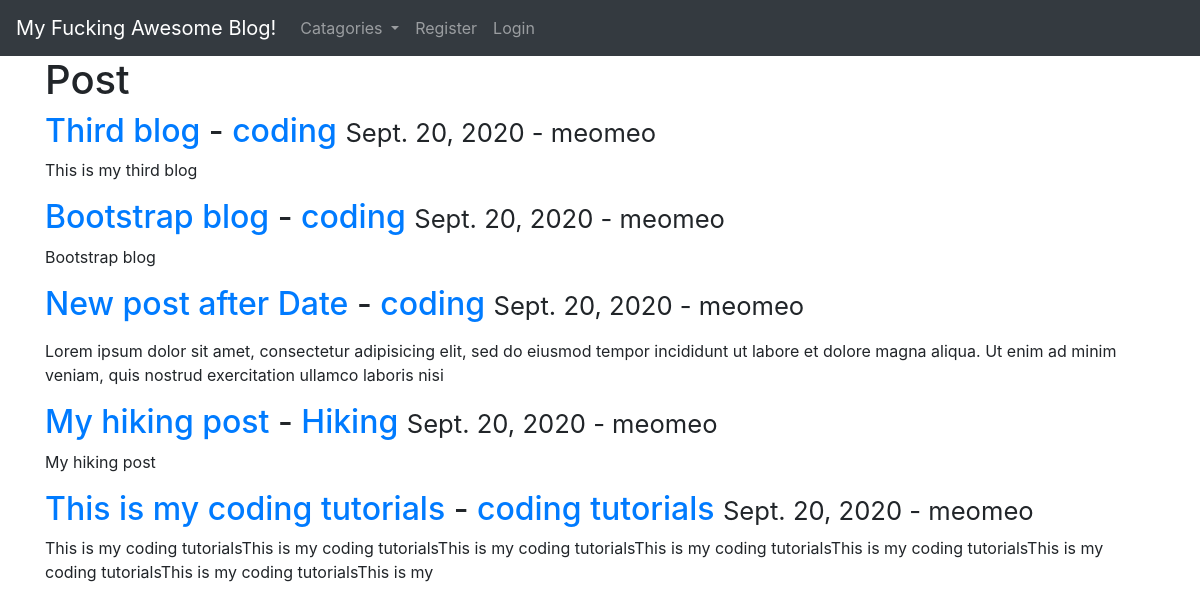
Before: / with the older database file.
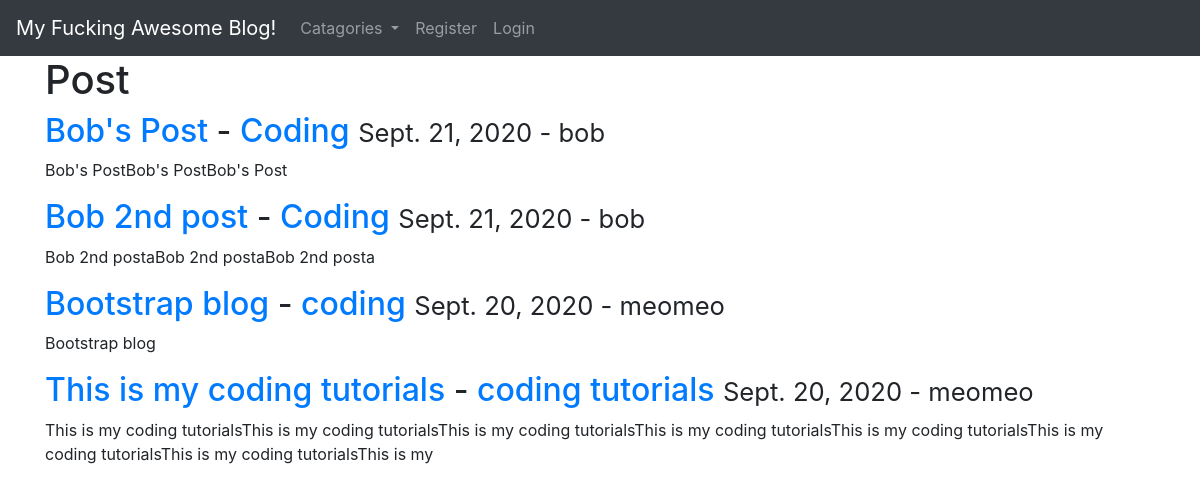
After: the same page with the newer database file.
### myApp/models.py (models this page shows, shortened)
class Post(models.Model):
    title = models.CharField(max_length=255)
    title_tag = models.CharField(max_length=255, default="My Awesome Blog")
    author = models.ForeignKey(User, on_delete=models.CASCADE)
    body = models.TextField()
    created_at = models.DateField(auto_now_add=True)
    catagory = models.CharField(max_length=255, default="coding")

### myApp/views.py (the view)
class HomeView(ListView):
    model = Post
    template_name = 'home.html'
    ordering = ['-created_at']
    def get_context_data(self, *args, **kwargs):
        context = super().get_context_data(*args, **kwargs)
        context["cat_menu"] = Catagory.objects.all()
        return context

### myApp/models.py (called while the page is built)
    def __str__(self):
        return self.name

### myApp/templates/home.html (shortened to what this page needs)
{% extends "base.html" %}
{% block content %}
<h1>Post</h1>
{% for post in object_list %}
<h2>
  <a href="{% url 'article' post.pk %}">{{post.title}} </a> - <a href="{% url 'catagory' post.catagory|slugify %}">{{post.catagory}}</a>
  <small>
    {{post.created_at}} - {{post.author}}
  </small
  >
</h2>
<p>{{post.body|slice:":200" |safe}}</p>
{% endfor %}
{% endblock %}

### myApp/templates/base.html (shortened to what this page needs)
<!DOCTYPE html>
<html lang="en">
  <head>
    <link
      rel="stylesheet"
      href="https://stackpath.bootstrapcdn.com/bootstrap/4.5.2/css/bootstrap.min.css"
    />
  </head>
  <body>
    <nav class="navbar navbar-expand-lg navbar-dark bg-dark">
      <a class="navbar-brand" href="{% url 'home' %}"
        >My Fucking Awesome Blog!</a
      >
      <div class="collapse navbar-collapse" id="navbarSupportedContent">
        <ul class="navbar-nav mr-auto">
        {% if cat_menu %}
        <li class="nav-item dropdown">
          <a class="nav-link dropdown-toggle" href="#" id="navbarDropdown" role="button" data-toggle="dropdown" aria-haspopup="true" aria-expanded="false">
            Catagories
          </a>
        </li>
        {% else %}
        <li class="nav-item">
          <a class="nav-link" href="{% url 'catagory-list' %}">Catagories</a>
        </li>
        {% endif %}
          {% if user.is_authenticated %}
          <li class="nav-item">
            <a class="nav-link" href="{% url 'add_post' %}">Add a Post</a>
          </li>
          <li class="nav-item">
            <a class="nav-link" href="{% url 'add_catagory' %}">Add a Catagory</a>
          </li>
          <li class="nav-item">
            <a class="nav-link" href="{% url 'logout' %}">Logout</a>
          </li>
          {% else %}
          <li class="nav-item">
            <a class="nav-link" href="{% url 'register' %}">Register</a>
          </li>
          <li class="nav-item">
            <a class="nav-link" href="{% url 'login' %}">Login</a>
          </li>
          {% endif %}
        </ul>
      </div>
    </nav>
    <div class="container">{% block content %} {% endblock %}</div>
  </body>
</html>

Changed rows visible on the page:
removed Post: title "Third blog", catagory "coding", created_at "Sept. 20, 2020", author "meomeo", body "This is my third blog"
removed Post: title "New post after Date", catagory "coding", created_at "Sept. 20, 2020", author "meomeo", body "Lorem ipsum dolor sit amet, consectetur adipisicing elit, sed do eiusmod tempor incididunt ut labore et dolore magna aliqua. Ut enim ad minim veniam, quis nostrud exercitation ullamco laboris nisi"
removed Post: title "My hiking post", catagory "Hiking", created_at "Sept. 20, 2020", author "meomeo", body "My hiking post"
added Post: title "Bob's Post", catagory "Coding", created_at "Sept. 21, 2020", author "bob", body "Bob's PostBob's PostBob's Post"
added Post: title "Bob 2nd post", catagory "Coding", created_at "Sept. 21, 2020", author "bob", body "Bob 2nd postaBob 2nd postaBob 2nd posta"
